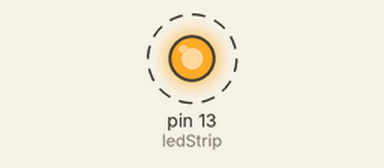
Recording of a sketch running on a simulated Arduino Uno, built with avr-gcc and run on an emulated ATmega328P. Parts: output pins drawn as LEDs (lit = HIGH). Dashed ring = blinking.

Above: at 0.12 s.
Timing chart, 0 to 3.0 s (numbered marks = the images above):
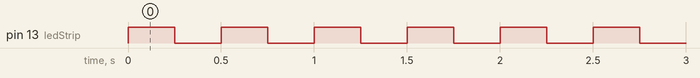

Measured:
- by itself, pin 13 (ledStrip): alternates HIGH for 0.25 s and LOW for 0.25 s

The sketch:

simple_strobe.ino
```cpp
/**
 * Pattern Blinking LED
 * Will produce a strobe pattern.
 * @author me@nishantarora.in whizzzkid
 */
const int ledStrip = 13;
int i,c = 0;
int maxPower = 255;

void setup(){
  // initialize the LED as an output:
  pinMode(ledStrip, OUTPUT);
}

void loop(){
  analogWrite(ledStrip, maxPower);
  delay(250);
  analogWrite(ledStrip, 0);
  delay(250);
}
```
